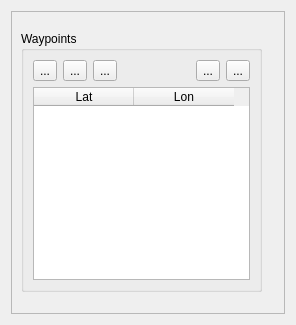
<?xml version="1.0" encoding="UTF-8"?>
<ui version="4.0">
 <class>WaypointWidget</class>
 <widget class="QWidget" name="WaypointWidget">
  <property name="geometry">
   <rect>
    <x>0</x>
    <y>0</y>
    <width>296</width>
    <height>325</height>
   </rect>
  </property>
  <property name="windowTitle">
   <string>Form</string>
  </property>
  <layout class="QHBoxLayout" name="horizontalLayout_3">
   <item>
    <widget class="QScrollArea" name="scrollArea">
     <property name="widgetResizable">
      <bool>true</bool>
     </property>
     <widget class="QWidget" name="scrollAreaWidgetContents">
      <property name="geometry">
       <rect>
        <x>0</x>
        <y>0</y>
        <width>270</width>
        <height>299</height>
       </rect>
      </property>
      <layout class="QVBoxLayout" name="verticalLayout_5">
       <item>
        <layout class="QVBoxLayout" name="verticalLayout">
         <item>
          <widget class="QStackedWidget" name="stackedWidget">
           <property name="currentIndex">
            <number>0</number>
           </property>
           <widget class="QWidget" name="page">
            <widget class="QGroupBox" name="groupBox">
             <property name="geometry">
              <rect>
               <x>0</x>
               <y>10</y>
               <width>241</width>
               <height>261</height>
              </rect>
             </property>
             <property name="title">
              <string>Waypoints</string>
             </property>
             <layout class="QVBoxLayout" name="verticalLayout_4">
              <item>
               <layout class="QVBoxLayout" name="verticalLayout_3">
                <item>
                 <layout class="QHBoxLayout" name="horizontalLayout_2">
                  <item>
                   <widget class="QToolButton" name="add_wp">
                    <property name="text">
                     <string>...</string>
                    </property>
                   </widget>
                  </item>
                  <item>
                   <widget class="QToolButton" name="remove_wp">
                    <property name="text">
                     <string>...</string>
                    </property>
                   </widget>
                  </item>
                  <item>
                   <widget class="QToolButton" name="add_from_layer">
                    <property name="text">
                     <string>...</string>
                    </property>
                   </widget>
                  </item>
                  <item>
                   <spacer name="horizontalSpacer">
                    <property name="orientation">
                     <enum>Qt::Horizontal</enum>
                    </property>
                    <property name="sizeHint" stdset="0">
                     <size>
                      <width>40</width>
                      <height>20</height>
                     </size>
                    </property>
                   </spacer>
                  </item>
                  <item>
                   <widget class="QToolButton" name="move_up">
                    <property name="text">
                     <string>...</string>
                    </property>
                   </widget>
                  </item>
                  <item>
                   <widget class="QToolButton" name="move_down">
                    <property name="text">
                     <string>...</string>
                    </property>
                   </widget>
                  </item>
                 </layout>
                </item>
               </layout>
              </item>
              <item>
               <layout class="QHBoxLayout" name="horizontalLayout_4">
                <item>
                 <widget class="QTableWidget" name="coord_table">
                  <column>
                   <property name="text">
                    <string>Lat</string>
                   </property>
                  </column>
                  <column>
                   <property name="text">
                    <string>Lon</string>
                   </property>
                  </column>
                 </widget>
                </item>
               </layout>
              </item>
             </layout>
            </widget>
           </widget>
           <widget class="QWidget" name="page_2"/>
          </widget>
         </item>
        </layout>
       </item>
      </layout>
     </widget>
    </widget>
   </item>
  </layout>
 </widget>
 <resources/>
 <connections/>
</ui>
